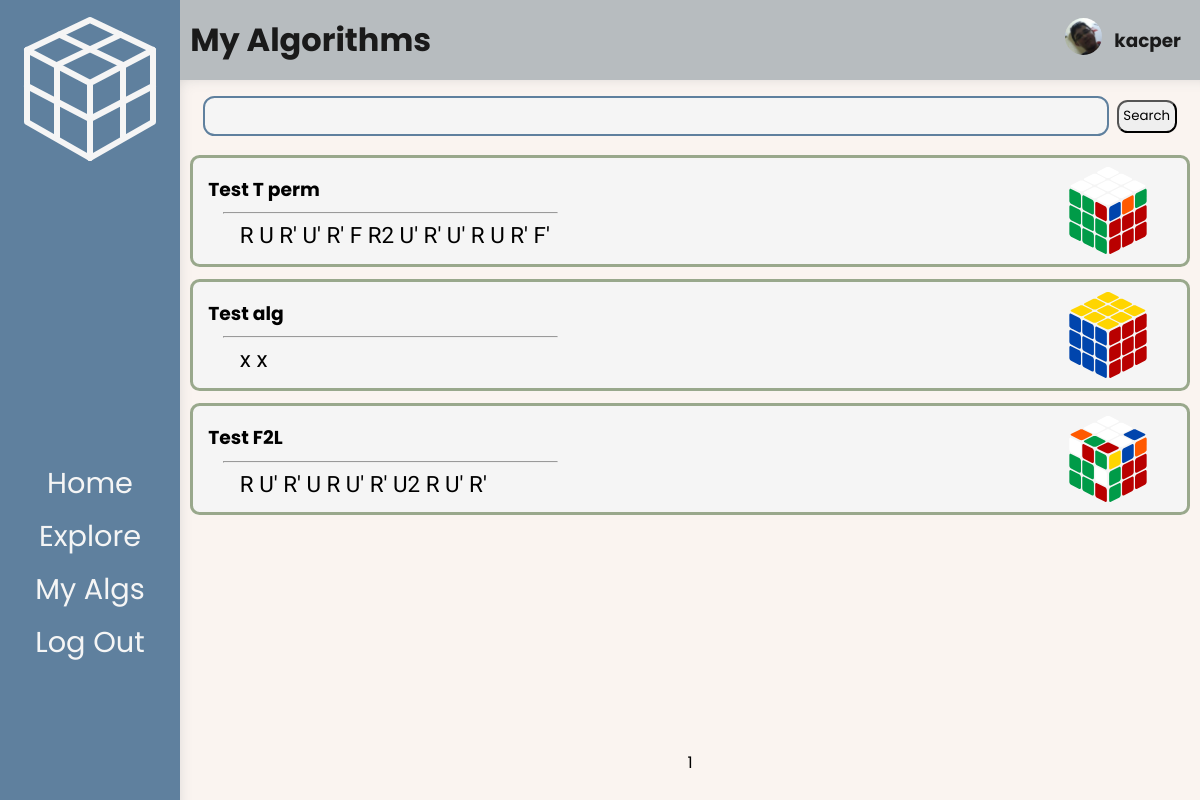
Screenshot of /myalgs/ (signed in) with the database file from the repository.
### profiles/models.py (models this page shows, shortened)
class Profile(models.Model):
    id = models.UUIDField(default=uuid.uuid4, unique=True, primary_key=True, editable=False)
    user = models.OneToOneField(User, on_delete=models.CASCADE, null=True, blank=True)
    date_added = models.DateTimeField(auto_now_add=True)
    username = models.CharField(max_length=150)
    email = models.EmailField(max_length=150, blank=True, null=True)
    description = models.TextField(blank=True, null=True)
    image = models.ImageField(null=True, blank=True, upload_to="profiles/", default="/profiles/default.png")

### algorithms/models.py (models this page shows, shortened)
class Algorithm(models.Model):
    id = models.UUIDField(default=uuid.uuid4, unique=True, primary_key=True, editable=False)
    date_added = models.DateTimeField(auto_now_add=True)
    owner = models.ForeignKey(Profile, null=True, blank=True, on_delete=models.CASCADE)
    name = models.CharField(max_length=200)
    description = models.TextField(null=True, blank=True)
    content = models.CharField(max_length=200, null=False, validators=[
        RegexValidator(
            regex = r"^([RLUDFBMESrludfbxyz]{1}['2]? *)+$",
            message = "Invalid alogrithm.",
            code = "invalid_algorithm",
        )
    ])
    tags = models.ManyToManyField("Tag", blank=True)
    image = models.ImageField(null=True, blank=True, upload_to="algorithms/", default="/algorithms/default.png")

### algorithms/views.py (the view)
# urls.py: path('myalgs/', views.getMyAlgs, name="my-algs"),
@login_required(login_url='login')
def getMyAlgs(request):
    myAlgs = Algorithm.objects.filter(owner=request.user.profile)
    algs, tags_query = getAlgsByTag(request, myAlgs)
    algs, search_query = searchAlgs(algs, request)
    algs, custom_range = paginateAlgs(request, algs)
    tags_url = f'&tags={tags_query}' if tags_query != '' else ''
    search_url = f'&search_query={search_query}' if search_query != '' else ''
    curr_queries = tags_url + search_url
    curr_url = reverse('my-algs')
    context = {
        'title' : 'My Algorithms',
        'algs' : algs,
        'search_query' : search_query,
        'tags_query' : tags_query,
        'custom_range' : custom_range,
        'curr_queries' : curr_queries,
        'curr_url' : curr_url,
    }
    return render(request, 'algorithms/my_algs.html', context)

### algorithms/utils.py (called while the page is built, shortened)
def getAlgsByTag(request, algs):
    if not request.GET.get('tags'):
        return algs, ''

def searchAlgs(filtered_algs, request):
    search_query = ''
    if request.GET.get('search_query'):
        search_query = request.GET.get('search_query')
    algs = filtered_algs.distinct().filter(Q(name__icontains=search_query) | Q(description__icontains=search_query))
    return algs, search_query

def paginateAlgs(request, algs):
    results = 5
    page = request.GET.get('page')
    paginator = Paginator(algs, results)
    try:
        algs = paginator.page(page)
    except PageNotAnInteger:
        page = 1
        algs = paginator.page(page)
    except EmptyPage:
        page = paginator.num_pages
        algs = paginator.page(page)
    page = int(page)
    PAGE_COUNT = 5
    if page - PAGE_COUNT // 2 < 1:
        left_index = max(1, page - PAGE_COUNT // 2)
        right_pages = PAGE_COUNT - (page - left_index + 1)
        right_index = min(PAGE_COUNT + left_index - 1, paginator.num_pages)
    else:
        right_index = min(paginator.num_pages, page + PAGE_COUNT // 2)
        left_pages = PAGE_COUNT - (right_index - page + 1)
        left_index = max(1, right_index - PAGE_COUNT + 1)
    custom_range = range(left_index, right_index + 1)
    return algs, custom_range

### algorithms/templates/algorithms/my_algs.html (shortened to what this page needs)
{% extends 'main.html' %}
{% load static %}
{% block includes %}
    <link rel="stylesheet" type="text/css" href="{% static 'algorithms/css/my_algs.css' %}">
{% endblock includes %}
{% block content %}
    {% include 'algorithms/searchbar.html' with curr_url=curr_url search_query=search_query %}
    <div id="myalgs-list">
        {% for alg in algs %}
        <a class="alg-card-container" href={% url 'update-alg' alg.id %}>
            <div class="my-alg-card">
                <div class="left">
                    <div class="name-area">
                        <h3>{{alg.name}}</h3>
                    </div>
                    <hr>
                    <div class="text-area">
                        <h5>{{ alg.content|truncatechars:50 }}</h5>
                    </div>
                </div>
                <div class="picture-area">
                    <img src="{{alg.image.url}}" alt="">
                </div>
            </div>
        {% endfor %}
    </div>
    {% include 'algorithms/page-controls.html' with custom_range=custom_range curr_queries=curr_queries %}
{% endblock content %}

### templates/topcard.html
{% load static %}
<div id="topcard-content">
    <div id="page-title-container">
        <h1 id="page-title">{{title}}</h1>
    </div>
    <div id="profile-card">
        {% if request.user.is_authenticated %}
        <a href="{% url 'account' %}">
            <img src="{{request.user.profile.image.url}}" alt="User profile picture." class="clickable">
        </a>
        <div id="topcard-username" class="clickable">
            <a href="{% url 'account' %}">
                {{request.user.username}}
            </a>
        </div>
        {% else %}
        <a href="{% url 'login' %}?next={{request.path}}">
            <img src="{% static 'img/default.png' %}" alt="User profile picture." class="clickable">
        </a>
        {% endif %}
    </div>
</div>

### static/css/main.css (style rules this page uses)
:root { --primary-color: #faf4f0; --secondary-color: #99a88c; --third: #5f809e; --on-primary: #B7BCBF; --extra1: #0D3B66; --extra2: #FFE2C3; --text1: #f5f5f5; --text2: #1a1a1a; }
* { margin: 0; padding: 0; box-sizing: border-box; }
body { font-family: "Poppins", sans-serif; background: var(--primary-color); height: 100vh; width: 100vw; display: grid; grid-template-rows: repeat(20, 5%); grid-template-columns: repeat(20, 5%); }
a { text-decoration: none; color: inherit; }
.clickable { cursor: pointer; }

### static/css/topcard.css (style rules this page uses)
#topcard-content { height: 100%; width: 100%; display: flex; align-items: center; justify-content: space-between; color: var(--text2); }
#page-title-container { margin-left: 1%; user-select: none; }
#page-title { height: 100%; text-align: center; cursor: default; }
#profile-card { margin-left: auto; margin-right: 1.5%; width: 8em; height: 85%; padding: 0.5rem; display: flex; align-items: center; justify-content:start; gap: 0.8em; user-select: none; }
#profile-card img { height: 2.3em; width: 2.3em; border-radius: 50%; }
#profile-card #topcard-username { font-size: 1.15em; font-weight: bold; }

### algorithms/static/algorithms/css/my_algs.css (style rules this page uses)
#myalgs-list { height: 10%; margin-top: 1%; }
.alg-card-container { width: 100%; display: flex; flex-direction: row; align-items: center; justify-content: center; margin-bottom: 1.2%; }
.my-alg-card { display: flex; align-items: center; justify-content: center; width: 98%; height: 7em; border: 0.2em solid var(--secondary-color); border-radius: 0.6em; padding: 0.3em; background-color: var(--text1); transition: filter 0.1s ease-in-out; }
.my-alg-card .left { width: 85%; }
.my-alg-card .name-area { width: 100%; }
.my-alg-card .name-area h3 { padding: 0.1em; margin-left: 1%; }
.my-alg-card hr { margin-bottom: 0.5em; margin-top: 0.4em; width: 40%; margin-left: 3%; }
.my-alg-card .text-area { flex: 1; margin-left: 5%; }
.my-alg-card .text-area h5 { font-family: "Roboto", sans-serif; font-weight: 400; font-size: 1.4em; }
.my-alg-card .picture-area { margin-left: auto; width: 15%; display: flex; justify-content: left; align-items: center; }
.my-alg-card .picture-area img { margin: auto; width: 5.4em; height: 5.4em; }

### rows the page displays
Algorithm: name "Test T perm", content "R U R' U' R' F R2 U' R' U' R U R' F'", image (picture)
Algorithm: name "Test alg", content "x x", image (picture)
Algorithm: name "Test F2L", content "R U' R' U R U' R' U2 R U' R'", image (picture)

### other values shown
{{ title }} "My Algorithms"
{{ request.user.username }} "kacper"
{{ number }} "1"
